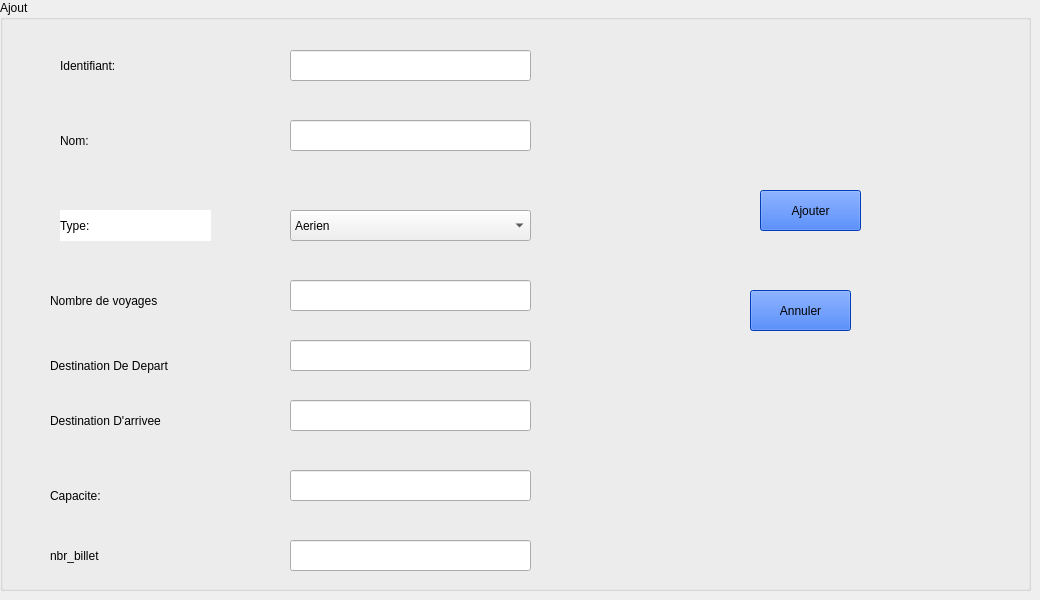
     <widget class="QWidget" name="tab_4">
      <attribute name="title">
       <string>Ajouter</string>
      </attribute>
      <widget class="QPushButton" name="B_ajouter_annuler">
       <property name="geometry">
        <rect>
         <x>750</x>
         <y>290</y>
         <width>101</width>
         <height>41</height>
        </rect>
       </property>
       <property name="styleSheet">
        <string notr="true">color: rgb(0, 0, 255);
color: rgb(0, 0, 0);
background-color: rgb(0, 85, 255);
font: 75 10pt &quot;MS Shell Dlg 2&quot;;</string>
       </property>
       <property name="text">
        <string>Annuler</string>
       </property>
      </widget>
      <widget class="QLabel" name="label_3">
       <property name="geometry">
        <rect>
         <x>60</x>
         <y>120</y>
         <width>151</width>
         <height>41</height>
        </rect>
       </property>
       <property name="styleSheet">
        <string notr="true">font: 75 10pt &quot;MS Shell Dlg 2&quot;;</string>
       </property>
       <property name="text">
        <string>Nom:</string>
       </property>
      </widget>
      <widget class="QLabel" name="label_4">
       <property name="geometry">
        <rect>
         <x>60</x>
         <y>50</y>
         <width>151</width>
         <height>31</height>
        </rect>
       </property>
       <property name="styleSheet">
        <string notr="true">font: 75 10pt &quot;MS Shell Dlg 2&quot;;</string>
       </property>
       <property name="text">
        <string>Identifiant:</string>
       </property>
      </widget>
      <widget class="QLabel" name="label_5">
       <property name="geometry">
        <rect>
         <x>60</x>
         <y>210</y>
         <width>151</width>
         <height>31</height>
        </rect>
       </property>
       <property name="styleSheet">
        <string notr="true">font: 75 10pt &quot;MS Shell Dlg 2&quot;;
background-color: rgb(255, 255, 255);</string>
       </property>
       <property name="text">
        <string>Type:</string>
       </property>
      </widget>
      <widget class="QLabel" name="label_6">
       <property name="geometry">
        <rect>
         <x>50</x>
         <y>290</y>
         <width>151</width>
         <height>21</height>
        </rect>
       </property>
       <property name="styleSheet">
        <string notr="true">font: 75 10pt &quot;MS Shell Dlg 2&quot;;</string>
       </property>
       <property name="text">
        <string>Nombre de voyages</string>
       </property>
      </widget>
      <widget class="QLabel" name="label_7">
       <property name="geometry">
        <rect>
         <x>50</x>
         <y>350</y>
         <width>171</width>
         <height>31</height>
        </rect>
       </property>
       <property name="styleSheet">
        <string notr="true">font: 75 10pt &quot;MS Shell Dlg 2&quot;;</string>
       </property>
       <property name="text">
        <string>Destination De Depart</string>
       </property>
      </widget>
      <widget class="QLabel" name="label_8">
       <property name="geometry">
        <rect>
         <x>50</x>
         <y>410</y>
         <width>161</width>
         <height>21</height>
        </rect>
       </property>
       <property name="styleSheet">
        <string notr="true">font: 75 10pt &quot;MS Shell Dlg 2&quot;;</string>
       </property>
       <property name="text">
        <string>Destination D'arrivee</string>
       </property>
      </widget>
      <widget class="QLabel" name="label_9">
       <property name="geometry">
        <rect>
         <x>50</x>
         <y>480</y>
         <width>141</width>
         <height>31</height>
        </rect>
       </property>
       <property name="styleSheet">
        <string notr="true">font: 75 10pt &quot;MS Shell Dlg 2&quot;;</string>
       </property>
       <property name="text">
        <string>Capacite:</string>
       </property>
      </widget>
      <widget class="QLineEdit" name="le_nom">
       <property name="geometry">
        <rect>
         <x>290</x>
         <y>120</y>
         <width>241</width>
         <height>31</height>
        </rect>
       </property>
      </widget>
      <widget class="QLineEdit" name="le_id">
       <property name="geometry">
        <rect>
         <x>290</x>
         <y>50</y>
         <width>241</width>
         <height>31</height>
        </rect>
       </property>
      </widget>
      <widget class="QLineEdit" name="le_nbr_voyages">
       <property name="geometry">
        <rect>
         <x>290</x>
         <y>280</y>
         <width>241</width>
         <height>31</height>
        </rect>
       </property>
      </widget>
      <widget class="QLineEdit" name="le_dest_dep">
       <property name="geometry">
        <rect>
         <x>290</x>
         <y>340</y>
         <width>241</width>
         <height>31</height>
        </rect>
       </property>
      </widget>
      <widget class="QLineEdit" name="le_dest_arri">
       <property name="geometry">
        <rect>
         <x>290</x>
         <y>400</y>
         <width>241</width>
         <height>31</height>
        </rect>
       </property>
      </widget>
      <widget class="QLineEdit" name="le_capacite">
       <property name="geometry">
        <rect>
         <x>290</x>
         <y>470</y>
         <width>241</width>
         <height>31</height>
        </rect>
       </property>
      </widget>
      <widget class="QLabel" name="label_38">
       <property name="geometry">
        <rect>
         <x>50</x>
         <y>540</y>
         <width>141</width>
         <height>31</height>
        </rect>
       </property>
       <property name="styleSheet">
        <string notr="true">font: 75 10pt &quot;MS Shell Dlg 2&quot;;</string>
       </property>
       <property name="text">
        <string>nbr_billet</string>
       </property>
      </widget>
      <widget class="QLineEdit" name="le_nbr_billet">
       <property name="geometry">
        <rect>
         <x>290</x>
         <y>540</y>
         <width>241</width>
         <height>31</height>
        </rect>
       </property>
       <property name="text">
        <string/>
       </property>
      </widget>
      <widget class="QComboBox" name="le_type">
       <property name="geometry">
        <rect>
         <x>290</x>
         <y>210</y>
         <width>241</width>
         <height>31</height>
        </rect>
       </property>
       <item>
        <property name="text">
         <string>Aerien</string>
        </property>
       </item>
       <item>
        <property name="text">
         <string>Routier</string>
        </property>
       </item>
       <item>
        <property name="text">
         <string>Maritime</string>
        </property>
       </item>
      </widget>
      <widget class="QGroupBox" name="groupBox_7">
       <property name="geometry">
        <rect>
         <x>0</x>
         <y>0</y>
         <width>1031</width>
         <height>591</height>
        </rect>
       </property>
       <property name="title">
        <string>Ajout</string>
       </property>
       <widget class="QPushButton" name="B_Ajouter">
        <property name="geometry">
         <rect>
          <x>760</x>
          <y>190</y>
          <width>101</width>
          <height>41</height>
         </rect>
        </property>
        <property name="styleSheet">
         <string notr="true">color: rgb(0, 0, 255);
color: rgb(0, 0, 0);
background-color: rgb(0, 85, 255);
font: 75 10pt &quot;MS Shell Dlg 2&quot;;</string>
        </property>
        <property name="text">
         <string>Ajouter</string>
        </property>
       </widget>
      </widget>
      <zorder>groupBox_7</zorder>
      <zorder>B_ajouter_annuler</zorder>
      <zorder>label_3</zorder>
      <zorder>label_4</zorder>
      <zorder>label_5</zorder>
      <zorder>label_6</zorder>
      <zorder>label_7</zorder>
      <zorder>label_8</zorder>
      <zorder>label_9</zorder>
      <zorder>le_nom</zorder>
      <zorder>le_id</zorder>
      <zorder>le_nbr_voyages</zorder>
      <zorder>le_dest_dep</zorder>
      <zorder>le_dest_arri</zorder>
      <zorder>le_capacite</zorder>
      <zorder>label_38</zorder>
      <zorder>le_nbr_billet</zorder>
      <zorder>le_type</zorder>
     </widget>
